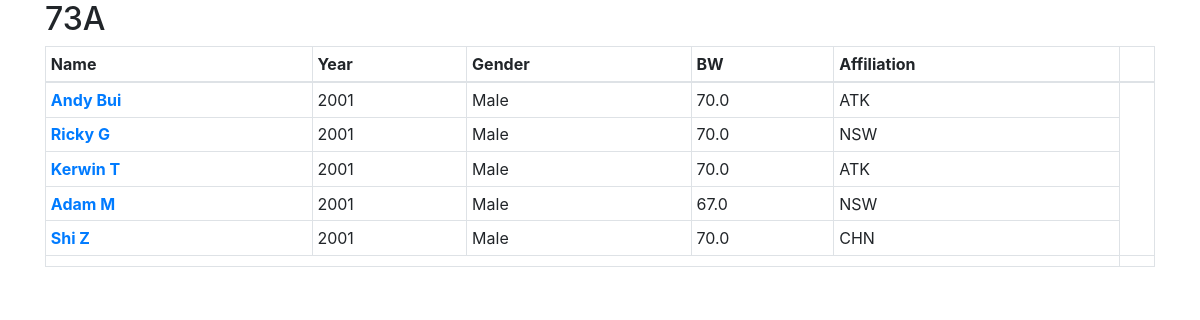
/meet/2/17/manage/, run on an earlier commit of the app's database.
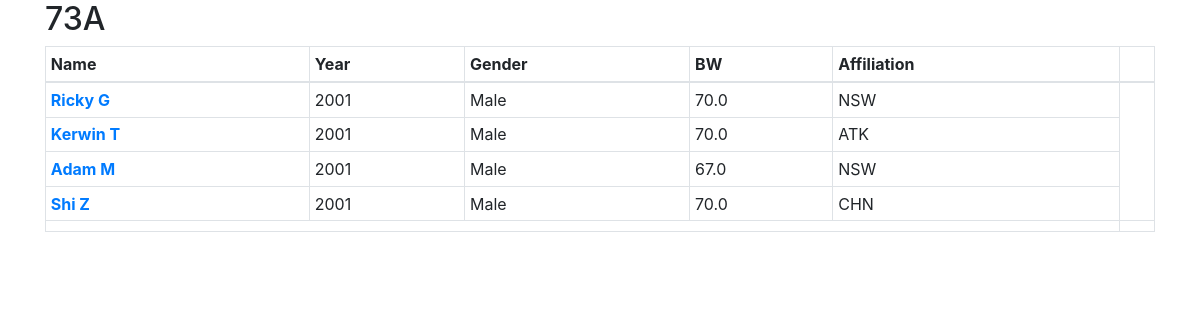
And on a later commit of the database.
### session/models.py (models this page shows, shortened)
class Athlete(models.Model):
    session = models.ForeignKey("Session", on_delete=models.CASCADE)
    name = models.CharField(max_length=60)
    date_of_birth = models.DateField()
    gender = models.BooleanField()
    bodyweight = models.FloatField()
    affiliation = models.CharField(max_length=3)
    next_attempt = models.IntegerField(default=1)
    next_weight = models.IntegerField(default=999)

### session/views/session.py (the view)
# urls.py: path('manage/', session.manage, name='manage'),
def manage(request, meet_id, session_id):
    session = get_object_or_404(Session, pk=session_id)
    if session.meet.id != meet_id:
        raise Http404("Session not found!")
    athletes_list = session.athlete_set.all()
    form = UpdateAthleteForm()
    context = {
        'session': session,
        'athletes_list': athletes_list,
        'form':form
    }
    return render(request, 'session/manage.html', context)

### session/models.py (called while the page is built)
    def __str__(self):
        return str(self.bodyweight) + self.letter

### session/templates/session/manage.html (shortened to what this page needs)
{% extends 'main/base.html' %}
{% load crispy_forms_tags %}
{% block content %}
<h2>{{ session }}</h2>
    <table class="table table-hover table-bordered table-sm">
        <thead>
            <tr>
                <th>Name</th>
                <th>Year</th>
                <th>Gender</th>
                <th>BW</th>
                <th>Affiliation</th>
                <th colspan="2"></th>
            </tr>
        </thead>
        <tbody>
        {% if athletes_list %}
            {% for athlete in athletes_list %}
                <tr>
                    <th><a href="#">{{ athlete.name }}</a></th>
                    <td>{{ athlete.date_of_birth.year }}</td>
                    <td>
                        {% if athlete.gender %}
                            Male
                        {% else %}
                            Female
                        {% endif %}
                    </td>
                    <td>{{ athlete.bodyweight }}</td>
                    <td>{{ athlete.affiliation }}</td>
                </tr>
            {% endfor %}
        {% else %}
            <tr><td colspan="6"> No athletes to show for the {{session}} session! </td></tr>
        {% endif %}
        <tbody>
        <tfoot>
            <tr>
                <th colspan="6">
                <th>
            </tr>
        </tfoot>
    </table>
    {% endblock %}

What changed in the data, as far as the page shows it:
removed Athlete: name "Andy Bui", date_of_birth.year "2001", gender "Male", bodyweight "70.0", affiliation "ATK"
